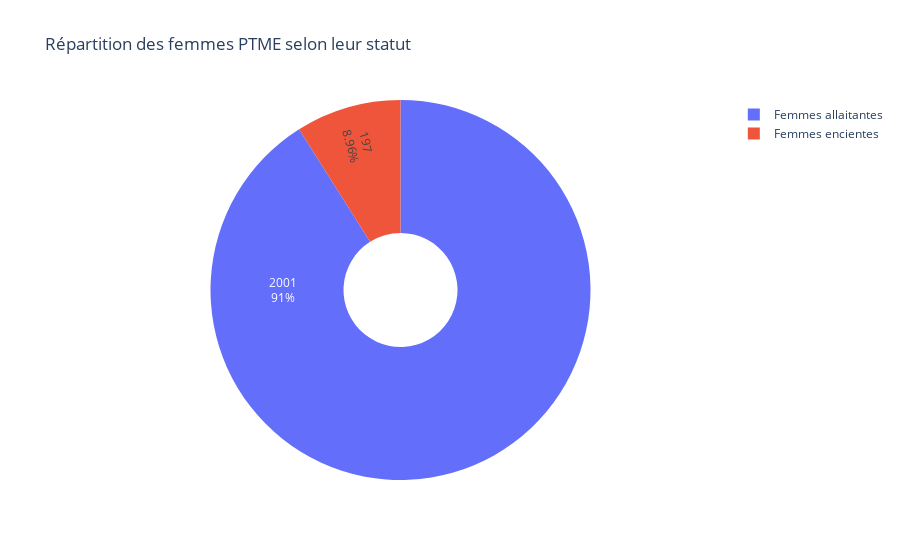

Source (notebook cell):
### Code cell
fig = plot_ptme_distribution(breasfeeding_woman, pregnant_woman)
fig.show()

### Figure 1 — Plotly figure (JSON) as saved in the notebook; plotly's stock layout.template omitted (floating-point values rounded to 4 significant figures)
{"data": [{"domain": {"x": [0, 1], "y": [0, 1]}, "hole": 0.3, "hovertemplate": "comptage=%{label}<br>effectif=%{value}<extra></extra>", "insidetextorientation": "radial", "labels": ["Femmes allaitantes", "Femmes encientes"], "legendgroup": "", "name": "", "showlegend": true, "textinfo": "value+percent", "type": "pie", "values": [2001, 197]}], "layout": {"legend": {"tracegroupgap": 0}, "title": {"text": "Répartition des femmes PTME selon leur statut"}}}
